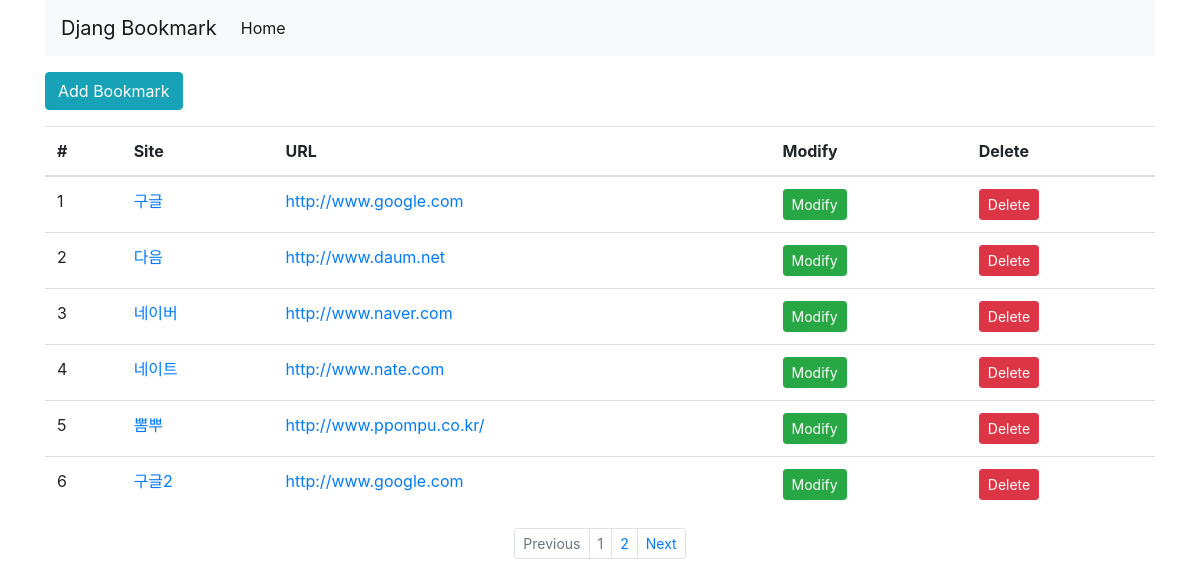
Screenshot of /bookmark/ with the database file from the repository.
### bookmark/models.py (models this page shows, shortened)
class Bookmark(models.Model):
    site_name = models.CharField(max_length=100)
    url = models.URLField('Site URL')

### bookmark/views.py (the view)
# urls.py: path('', BookmarkListView.as_view(), name='list'),
class BookmarkListView(ListView):
    model = Bookmark
    paginate_by = 6

### bookmark/templates/bookmark/bookmark_list.html (shortened to what this page needs)
{% extends 'base.html' %}
{% block content %}
    <div class="btn-group">
        <a href="{% url 'add' %}" class="btn btn-info">Add Bookmark</a>
    </div>
    <table class="table">
        <thead>
            <tr>
                <th scope="col">#</th>
                <th scope="col">Site</th>
                <th scope="col">URL</th>
                <th scope="col">Modify</th>
                <th scope="col">Delete</th>
            </tr>
        </thead>
        <tbody>
            {% for bookmark in object_list %}
                <tr>
                    <td>{{forloop.counter}}</td>
                    <td><a href="{% url 'detail' bookmark.id %}">{{bookmark.site_name}}</a></td>
                    <td><a href="{{bookmark.url}}" target="_blank">{{bookmark.url}}</a></td>
                    <td><a href="{% url 'update' bookmark.id %}" class="btn btn-success btn-sm">Modify</a></td>
                    <td><a href="{% url 'delete' bookmark.id %}" class="btn btn-danger btn-sm">Delete</a></td>
                </tr>
            {% endfor %}
        </tbody>
    </table>
{% endblock %}
{% block pagination %}
  {% if is_paginated %}
    <ul class="pagination justify-content-center pagination-sm">
        {% if page_obj.has_previous %}
          <li class="page-item">
              <a class="page-link" href="{% url 'list' %}?page={{ page_obj.previous_page_number }}" tabindex="-1">Previous</a>
          </li>
        {% else %}
        <li class="page-item disabled">
            <a class="page-link" href="#" tabindex="-1">Previous</a>
        </li>
        {% endif %}
        {% for object in page_obj.paginator.page_range %}
            <li class="page-item {% if page_obj.number == forloop.counter %}disabled{% endif %}">
                <a class="page-link" href="{{ request.path }}?page={{ forloop.counter }}">{{ forloop.counter }}</a>
            </li>
        {% endfor %}
        {% if page_obj.has_next %}
          <li class="page-item">
              <a class="page-link" href="{% url 'list' %}?page={{ page_obj.next_page_number }}">Next</a>
          </li>
        {% else %}
        <li class="page-item disabled">
            <a class="page-link" href="#">Next</a>
        </li>
        {% endif %}
    </ul>
  {% endif %}
{% endblock %}

### templates/base.html (shortened to what this page needs)
<!DOCTYPE html>
<html lang="en">
<head>
    <link rel="stylesheet" href="https://stackpath.bootstrapcdn.com/bootstrap/4.3.1/css/bootstrap.min.css"
>
    {% load static %}
    <link rel="stylesheet" href="{% static 'style.css' %}">
</head>
<body>
   <div class="container">
        <nav class="navbar navbar-expand-lg navbar-light bg-light">
          <a class="navbar-brand" href="#">Djang Bookmark</a>
          <div class="collapse navbar-collapse" id="navbarSupportedContent">
            <ul class="navbar-nav mr-auto">
              <li class="nav-item active">
                <a class="nav-link" href="#">Home <span class="sr-only">(current)</span></a>
              </li>
            </ul>
          </div>
        </nav>
        <div class="row">
            <div class="col">
                {% block content %}
                {% endblock %}
                {% block pagination %}
                {% endblock %}
            </div>
        </div>
    </div>
</body>
</html>

### static/style.css (style rules this page uses)
body { width:100%; }

### rows the page displays
Bookmark: site_name "구글", url "http://www.google.com"
Bookmark: site_name "다음", url "http://www.daum.net"
Bookmark: site_name "네이버", url "http://www.naver.com"
Bookmark: site_name "네이트", url "http://www.nate.com"
Bookmark: site_name "뽐뿌", url "http://www.ppompu.co.kr/"
Bookmark: site_name "구글2", url "http://www.google.com"
